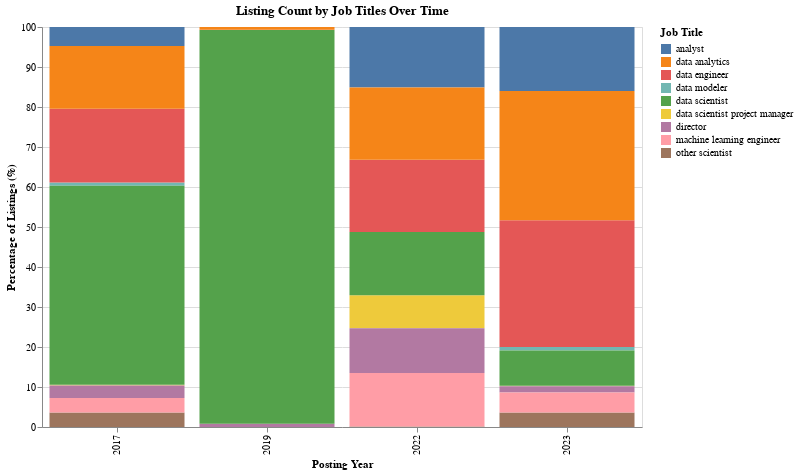

The code cell stored with this chart in its notebook:
### Code cell
stacked_bar_job_title_pct = alt.Chart(df_title_stacked_pct_melted).mark_bar().encode(
    x=alt.X('Posting Year:N', title='Posting Year'),
    y=alt.Y('Percentage:Q', title='Percentage of Listings (%)'),
    color=alt.Color('Job Title:N', title='Job Title')
).properties(
    title='Listing Count by Job Titles Over Time',
    width=600,
    height=400
)
stacked_bar_job_title_pct

### Figure 1 — Vega-Lite specification as saved in the notebook (floating-point values rounded to 4 significant figures)
{"config": {"view": {"continuousWidth": 300, "continuousHeight": 300}}, "data": {"name": "data-102120da25265849a0a46128baa5c460"}, "mark": {"type": "bar"}, "encoding": {"color": {"field": "Job Title", "title": "Job Title", "type": "nominal"}, "x": {"field": "Posting Year", "title": "Posting Year", "type": "nominal"}, "y": {"field": "Percentage", "title": "Percentage of Listings (%)", "type": "quantitative"}}, "height": 400, "title": "Listing Count by Job Titles Over Time", "width": 600, "$schema": "https://vega.github.io/schema/vega-lite/v5.15.1.json", "datasets": {"data-102120da25265849a0a46128baa5c460": [{"Posting Year": 2017, "Job Title": "data scientist project manager", "Percentage": 0.1647}, {"Posting Year": 2019, "Job Title": "data scientist project manager", "Percentage": 0.0}, {"Posting Year": 2022, "Job Title": "data scientist project manager", "Percentage": 8.205}, {"Posting Year": 2023, "Job Title": "data scientist project manager", "Percentage": 0.1179}, {"Posting Year": 2017, "Job Title": "analyst", "Percentage": 4.778}, {"Posting Year": 2019, "Job Title": "analyst", "Percentage": 0.01}, {"Posting Year": 2022, "Job Title": "analyst", "Percentage": 15.15}, {"Posting Year": 2023, "Job Title": "analyst", "Percentage": 15.97}, {"Posting Year": 2017, "Job Title": "other scientist", "Percentage": 3.624}, {"Posting Year": 2019, "Job Title": "other scientist", "Percentage": 0.0}, {"Posting Year": 2022, "Job Title": "other scientist", "Percentage": 0.09653}, {"Posting Year": 2023, "Job Title": "other scientist", "Percentage": 3.654}, {"Posting Year": 2017, "Job Title": "data modeler", "Percentage": 0.8237}, {"Posting Year": 2019, "Job Title": "data modeler", "Percentage": 0.0}, {"Posting Year": 2022, "Job Title": "data modeler", "Percentage": 0.0}, {"Posting Year": 2023, "Job Title": "data modeler", "Percentage": 0.825}, {"Posting Year": 2017, "Job Title": "director", "Percentage": 3.13}, {"Posting Year": 2019, "Job Title": "director", "Percentage": 0.7901}, {"Posting Year": 2022, "Job Title": "director", "Percentage": 11.2}, {"Posting Year": 2023, "Job Title": "director", "Percentage": 1.591}, {"Posting Year": 2017, "Job Title": "data scientist", "Percentage": 49.75}, {"Posting Year": 2019, "Job Title": "data scientist", "Percentage": 98.46}, {"Posting Year": 2022, "Job Title": "data scientist", "Percentage": 15.83}, {"Posting Year": 2023, "Job Title": "data scientist", "Percentage": 8.839}, {"Posting Year": 2017, "Job Title": "data engineer", "Percentage": 18.45}, {"Posting Year": 2019, "Job Title": "data engineer", "Percentage": 0.08001}, {"Posting Year": 2022, "Job Title": "data engineer", "Percentage": 18.05}, {"Posting Year": 2023, "Job Title": "data engineer", "Percentage": 31.7}, {"Posting Year": 2017, "Job Title": "machine learning engineer", "Percentage": 3.624}, {"Posting Year": 2019, "Job Title": "machine learning engineer", "Percentage": 0.0}, {"Posting Year": 2022, "Job Title": "machine learning engineer", "Percentage": 13.42}, {"Posting Year": 2023, "Job Title": "machine learning engineer", "Percentage": 4.95}, {"Posting Year": 2017, "Job Title": "data analytics", "Percentage": 15.65}, {"Posting Year": 2019, "Job Title": "data analytics", "Percentage": 0.6601}, {"Posting Year": 2022, "Job Title": "data analytics", "Percentage": 18.05}, {"Posting Year": 2023, "Job Title": "data analytics", "Percentage": 32.35}]}}
